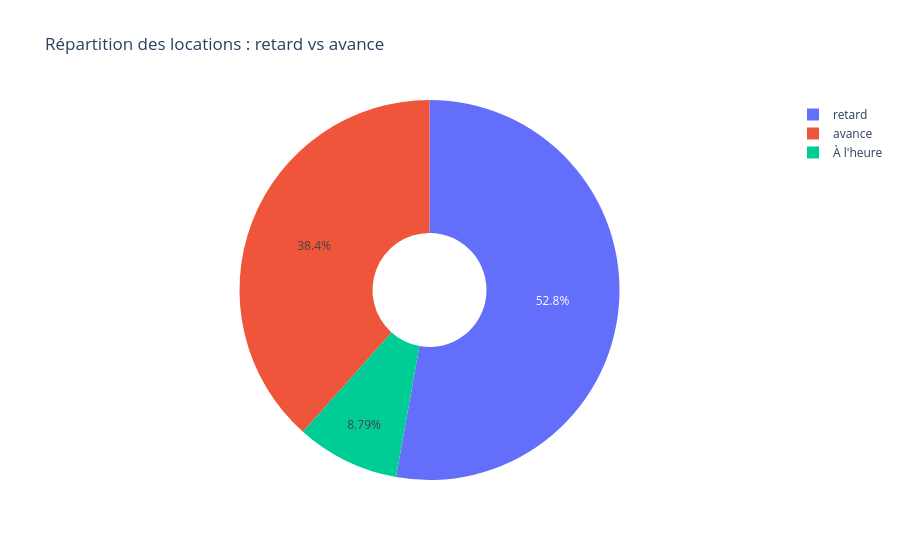

The cell this chart's notebook holds for it:
### Code cell
fig = px.pie(
    delay_counts,
    names="category",
    values="count",
    color="category",
    title="Répartition des locations : retard vs avance",
    hole=0.3  # optionnel : donut chart
)

fig.show()

### Figure 1 — Plotly figure (JSON) as saved in the notebook; plotly's stock layout.template omitted (floating-point values rounded to 4 significant figures)
{"data": [{"customdata": [["retard"], ["avance"], ["À l'heure"]], "domain": {"x": [0, 1], "y": [0, 1]}, "hole": 0.3, "hovertemplate": "category=%{customdata[0]}<br>count=%{value}<extra></extra>", "labels": ["retard", "avance", "À l'heure"], "legendgroup": "", "marker": {"colors": ["#636efa", "#EF553B", "#00cc96"]}, "name": "", "showlegend": true, "type": "pie", "values": [8513, 6188, 1416]}], "layout": {"legend": {"tracegroupgap": 0}, "title": {"text": "Répartition des locations : retard vs avance"}}}
